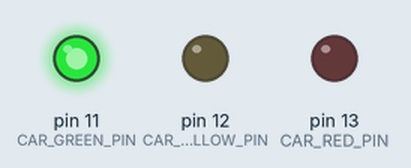
The sketch below on a simulated Arduino Uno, built with avr-gcc and run on an emulated ATmega328P. On the bench: output pins drawn as LEDs (lit = HIGH). What the sketch prints to the serial monitor is not drawn.

Above: at 0.1 s.
At 35.1 s:
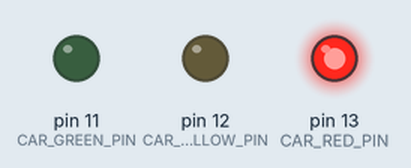
At 105.1 s:
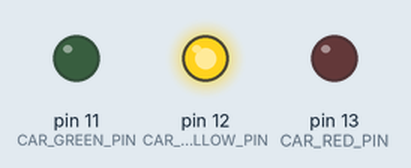
Timing chart, 0 to 111.5 s (numbered marks = the images above):
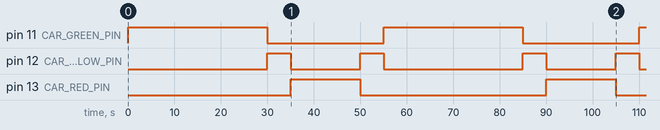

The sketch:

Traffic_light_code.ino
```cpp
#include <Arduino.h>

// Car Traffic Light Class
class CarTrafficLight {
  private:
    int greenPin, yellowPin, redPin;
    long greenTime, yellowTime, redTime;
    long previousMillis;
    const long MIN_GREEN_TIME = 10000; // Minimum time before button can trigger change

    enum State {GREEN, YELLOW, RED};
    State currentState;
    State previousState;

    bool isButtonPressed;

  public:
    CarTrafficLight(int g, int y, int r, long gTime, long yTime, long rTime) {
      greenPin = g;
      yellowPin = y;
      redPin = r;
      greenTime = gTime;
      yellowTime = yTime;
      redTime = rTime;
      currentState = GREEN;
      previousState = RED;
      previousMillis = 0;
      isButtonPressed = false;
    }

    void begin() {
      pinMode(greenPin, OUTPUT);
      pinMode(yellowPin, OUTPUT);
      pinMode(redPin, OUTPUT);
      switchTo(GREEN);
    }

    void update() {
      long currentMillis = millis();

      switch (currentState) {
        case GREEN:
          // Full green time passed OR button pressed after minimum time
          if (currentMillis - previousMillis >= greenTime) {
            switchTo(YELLOW);
          }
          else if (isButtonPressed && (currentMillis - previousMillis >= MIN_GREEN_TIME)) {
            switchTo(YELLOW);
          }
          break;

        case YELLOW:
          if (currentMillis - previousMillis >= yellowTime) {
            if (previousState == GREEN) {
              switchTo(RED);
            } else {
              switchTo(GREEN);
            }
          }
          break;

        case RED:
          if (currentMillis - previousMillis >= redTime) {
            isButtonPressed = false; // Reset button request
            switchTo(YELLOW);
          }
          break;
      }
    }

    void requestPedestrianCrossing() {
      isButtonPressed = true;
    }

    bool isRed() {
      return currentState == RED;
    }

  private:
    void switchTo(State nextState) {
      digitalWrite(greenPin, LOW);
      digitalWrite(yellowPin, LOW);
      digitalWrite(redPin, LOW);

      previousState = currentState;
      currentState = nextState;
      previousMillis = millis();

      switch (nextState) {
        case GREEN:  digitalWrite(greenPin, HIGH);  break;
        case YELLOW: digitalWrite(yellowPin, HIGH); break;
        case RED:    digitalWrite(redPin, HIGH);    break;
      }
    }
};

// Pin Definitions
const int CAR_GREEN_PIN = 11;
const int CAR_YELLOW_PIN = 12;
const int CAR_RED_PIN = 13;

// Timing Definitions
const long T_CAR_GREEN = 30000;
const long T_CAR_YELLOW = 5000;
const long T_CAR_RED_TIME = 15000;

CarTrafficLight carLight(CAR_GREEN_PIN, CAR_YELLOW_PIN, CAR_RED_PIN,
                         T_CAR_GREEN, T_CAR_YELLOW, T_CAR_RED_TIME);

char lastSentState = ' ';

void setup() {
  carLight.begin();
  Serial.begin(9600); // start serial communication
}

void loop() {
  // Update car light
  carLight.update();

  // check for data from pedestrian uC
  if (Serial.available() > 0) {
    char received = Serial.read();
    if (received == 'P') {
      carLight.requestPedestrianCrossing(); // button was pressed
    }
  }

  // send status to pedestrian uC
  // 'G' = car is red (ped go), 'S' = car is moving (ped stop)
  char stateToSend;
  if (carLight.isRed()) {
    stateToSend = 'G';
  } else {
    stateToSend = 'S';
  }

  // only send if state changed to avoid flooding serial
  if (stateToSend != lastSentState) {
    Serial.write(stateToSend);
    lastSentState = stateToSend;
  }
}
```

Measured:
- by itself, pin 11 (CAR_GREEN_PIN): alternates HIGH for 30.0 s and LOW for 25.0 s
- by itself, pin 12 (CAR_YELLOW_PIN): LOW → HIGH at 30.0 s, → LOW 5.0 s later, → HIGH 15.0 s later, → LOW 5.0 s later, … (8 changes in this stretch)
- by itself, pin 13 (CAR_RED_PIN): alternates HIGH for 15.0 s and LOW for 40.0 s
